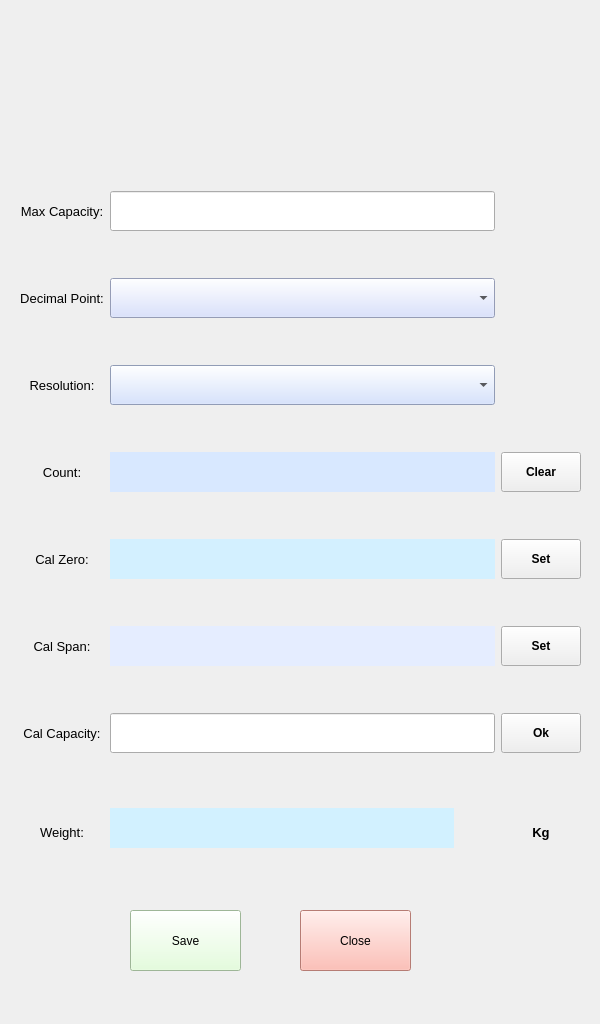
<?xml version="1.0" encoding="UTF-8"?>
<ui version="4.0">
 <class>MainWindow</class>
 <widget class="QMainWindow" name="MainWindow">
  <property name="geometry">
   <rect>
    <x>0</x>
    <y>0</y>
    <width>600</width>
    <height>1024</height>
   </rect>
  </property>
  <property name="windowTitle">
   <string>MainWindow</string>
  </property>
  <widget class="QWidget" name="centralwidget">
   <widget class="QLabel" name="label">
    <property name="geometry">
     <rect>
      <x>0</x>
      <y>0</y>
      <width>600</width>
      <height>1024</height>
     </rect>
    </property>
    <property name="text">
     <string/>
    </property>
    <property name="pixmap">
     <pixmap>../../designs/Calibration_480-x-800.jpg</pixmap>
    </property>
    <property name="scaledContents">
     <bool>true</bool>
    </property>
   </widget>
   <widget class="QPushButton" name="Save_bt">
    <property name="geometry">
     <rect>
      <x>130</x>
      <y>910</y>
      <width>111</width>
      <height>61</height>
     </rect>
    </property>
    <property name="styleSheet">
     <string notr="true">background-color: rgb(221, 255, 211);</string>
    </property>
    <property name="text">
     <string>Save</string>
    </property>
   </widget>
   <widget class="QPushButton" name="Close_bt">
    <property name="geometry">
     <rect>
      <x>300</x>
      <y>910</y>
      <width>111</width>
      <height>61</height>
     </rect>
    </property>
    <property name="styleSheet">
     <string notr="true">background-color: rgb(255, 173, 162);</string>
    </property>
    <property name="text">
     <string>Close</string>
    </property>
   </widget>
   <widget class="QWidget" name="gridLayoutWidget_2">
    <property name="geometry">
     <rect>
      <x>20</x>
      <y>150</y>
      <width>561</width>
      <height>731</height>
     </rect>
    </property>
    <layout class="QGridLayout" name="gridLayout_2">
     <item row="0" column="1">
      <widget class="QLineEdit" name="Mc_ip">
       <property name="minimumSize">
        <size>
         <width>0</width>
         <height>40</height>
        </size>
       </property>
      </widget>
     </item>
     <item row="3" column="0">
      <widget class="QLabel" name="label_6">
       <property name="font">
        <font>
         <pointsize>10</pointsize>
        </font>
       </property>
       <property name="text">
        <string>Count:</string>
       </property>
       <property name="alignment">
        <set>Qt::AlignCenter</set>
       </property>
      </widget>
     </item>
     <item row="6" column="0">
      <widget class="QLabel" name="label_9">
       <property name="minimumSize">
        <size>
         <width>0</width>
         <height>40</height>
        </size>
       </property>
       <property name="font">
        <font>
         <pointsize>10</pointsize>
        </font>
       </property>
       <property name="text">
        <string>Cal Capacity:</string>
       </property>
       <property name="alignment">
        <set>Qt::AlignCenter</set>
       </property>
      </widget>
     </item>
     <item row="4" column="1">
      <widget class="QLabel" name="Cz_lb">
       <property name="styleSheet">
        <string notr="true">background-color: rgb(211, 240, 255);</string>
       </property>
       <property name="text">
        <string/>
       </property>
      </widget>
     </item>
     <item row="3" column="1">
      <widget class="QLabel" name="Count_lb">
       <property name="styleSheet">
        <string notr="true">background-color: rgb(216, 232, 255);</string>
       </property>
       <property name="text">
        <string/>
       </property>
      </widget>
     </item>
     <item row="2" column="1">
      <widget class="QComboBox" name="Res_cb">
       <property name="minimumSize">
        <size>
         <width>0</width>
         <height>40</height>
        </size>
       </property>
       <property name="styleSheet">
        <string notr="true">background-color: rgb(203, 219, 255);</string>
       </property>
      </widget>
     </item>
     <item row="0" column="0">
      <widget class="QLabel" name="label_3">
       <property name="maximumSize">
        <size>
         <width>108</width>
         <height>100</height>
        </size>
       </property>
       <property name="font">
        <font>
         <pointsize>10</pointsize>
        </font>
       </property>
       <property name="text">
        <string>Max Capacity:</string>
       </property>
       <property name="alignment">
        <set>Qt::AlignCenter</set>
       </property>
      </widget>
     </item>
     <item row="4" column="0">
      <widget class="QLabel" name="label_7">
       <property name="font">
        <font>
         <pointsize>10</pointsize>
        </font>
       </property>
       <property name="text">
        <string>Cal Zero:</string>
       </property>
       <property name="alignment">
        <set>Qt::AlignCenter</set>
       </property>
      </widget>
     </item>
     <item row="2" column="0">
      <widget class="QLabel" name="label_5">
       <property name="minimumSize">
        <size>
         <width>0</width>
         <height>40</height>
        </size>
       </property>
       <property name="font">
        <font>
         <pointsize>10</pointsize>
        </font>
       </property>
       <property name="text">
        <string>Resolution:</string>
       </property>
       <property name="alignment">
        <set>Qt::AlignCenter</set>
       </property>
      </widget>
     </item>
     <item row="6" column="1">
      <widget class="QLineEdit" name="Cc_ip">
       <property name="minimumSize">
        <size>
         <width>0</width>
         <height>40</height>
        </size>
       </property>
      </widget>
     </item>
     <item row="6" column="2">
      <widget class="QPushButton" name="pushButton_4">
       <property name="minimumSize">
        <size>
         <width>0</width>
         <height>40</height>
        </size>
       </property>
       <property name="font">
        <font>
         <pointsize>9</pointsize>
         <weight>75</weight>
         <bold>true</bold>
        </font>
       </property>
       <property name="text">
        <string>Ok</string>
       </property>
      </widget>
     </item>
     <item row="1" column="1">
      <widget class="QComboBox" name="Dp_cb">
       <property name="minimumSize">
        <size>
         <width>0</width>
         <height>40</height>
        </size>
       </property>
       <property name="styleSheet">
        <string notr="true">background-color: rgb(208, 218, 255);</string>
       </property>
      </widget>
     </item>
     <item row="5" column="0">
      <widget class="QLabel" name="label_8">
       <property name="font">
        <font>
         <pointsize>10</pointsize>
        </font>
       </property>
       <property name="text">
        <string>Cal Span:</string>
       </property>
       <property name="alignment">
        <set>Qt::AlignCenter</set>
       </property>
      </widget>
     </item>
     <item row="3" column="2">
      <widget class="QPushButton" name="pushButton">
       <property name="minimumSize">
        <size>
         <width>0</width>
         <height>40</height>
        </size>
       </property>
       <property name="font">
        <font>
         <pointsize>9</pointsize>
         <weight>75</weight>
         <bold>true</bold>
        </font>
       </property>
       <property name="text">
        <string>Clear</string>
       </property>
      </widget>
     </item>
     <item row="5" column="1">
      <widget class="QLabel" name="Cs_lb">
       <property name="styleSheet">
        <string notr="true">background-color: rgb(229, 237, 255);</string>
       </property>
       <property name="text">
        <string/>
       </property>
      </widget>
     </item>
     <item row="1" column="0">
      <widget class="QLabel" name="label_4">
       <property name="font">
        <font>
         <pointsize>10</pointsize>
        </font>
       </property>
       <property name="text">
        <string>Decimal Point:</string>
       </property>
       <property name="alignment">
        <set>Qt::AlignCenter</set>
       </property>
      </widget>
     </item>
     <item row="5" column="2">
      <widget class="QPushButton" name="pushButton_3">
       <property name="minimumSize">
        <size>
         <width>0</width>
         <height>40</height>
        </size>
       </property>
       <property name="font">
        <font>
         <pointsize>9</pointsize>
         <weight>75</weight>
         <bold>true</bold>
        </font>
       </property>
       <property name="text">
        <string>Set</string>
       </property>
      </widget>
     </item>
     <item row="4" column="2">
      <widget class="QPushButton" name="pushButton_2">
       <property name="minimumSize">
        <size>
         <width>0</width>
         <height>40</height>
        </size>
       </property>
       <property name="font">
        <font>
         <pointsize>9</pointsize>
         <weight>75</weight>
         <bold>true</bold>
        </font>
       </property>
       <property name="text">
        <string>Set</string>
       </property>
      </widget>
     </item>
     <item row="7" column="1">
      <widget class="QLabel" name="Weight_lb">
       <property name="minimumSize">
        <size>
         <width>344</width>
         <height>40</height>
        </size>
       </property>
       <property name="maximumSize">
        <size>
         <width>344</width>
         <height>24</height>
        </size>
       </property>
       <property name="styleSheet">
        <string notr="true">background-color: rgb(210, 241, 255);</string>
       </property>
       <property name="text">
        <string/>
       </property>
      </widget>
     </item>
     <item row="7" column="0">
      <widget class="QLabel" name="label_10">
       <property name="minimumSize">
        <size>
         <width>0</width>
         <height>40</height>
        </size>
       </property>
       <property name="font">
        <font>
         <pointsize>10</pointsize>
        </font>
       </property>
       <property name="text">
        <string>Weight:</string>
       </property>
       <property name="alignment">
        <set>Qt::AlignBottom|Qt::AlignHCenter</set>
       </property>
      </widget>
     </item>
     <item row="7" column="2">
      <widget class="QLabel" name="label_15">
       <property name="minimumSize">
        <size>
         <width>0</width>
         <height>40</height>
        </size>
       </property>
       <property name="maximumSize">
        <size>
         <width>500</width>
         <height>500</height>
        </size>
       </property>
       <property name="font">
        <font>
         <pointsize>10</pointsize>
         <weight>75</weight>
         <bold>true</bold>
        </font>
       </property>
       <property name="text">
        <string>Kg</string>
       </property>
       <property name="alignment">
        <set>Qt::AlignBottom|Qt::AlignHCenter</set>
       </property>
      </widget>
     </item>
    </layout>
   </widget>
  </widget>
 </widget>
 <resources/>
 <connections/>
</ui>
